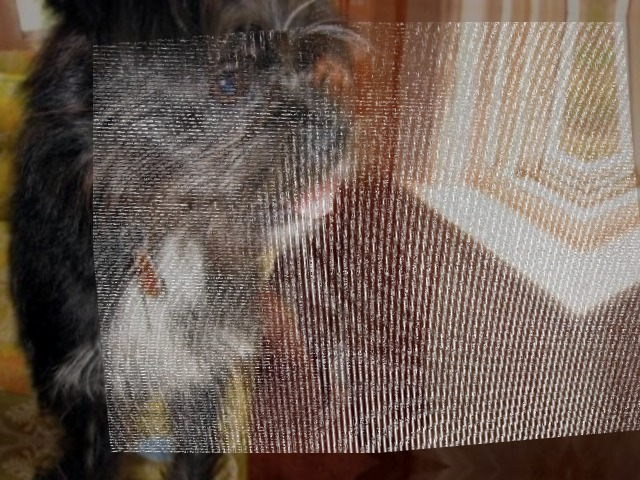
#> input picture Digital Screen Capture Enhancement/DMCI_-main/Code/Dataset/CAT.jpg, 640 x 480 px
$ python main.py
#> lines starting #> are read from the running program, lines starting #| are printed output that depends on the picture
import cv2
import numpy as np

def remove_moire(input_image_path):
    # Load the input image
#> called with input_image_path = 'CAT.jpg'
    input_image = cv2.imread(input_image_path)
#> input_image is the input picture: shape (480, 640, 3); mean B, G, R 85.5, 94.4, 109.4

    # Convert the image to grayscale
    grayscale_image = cv2.cvtColor(input_image, cv2.COLOR_BGR2GRAY)
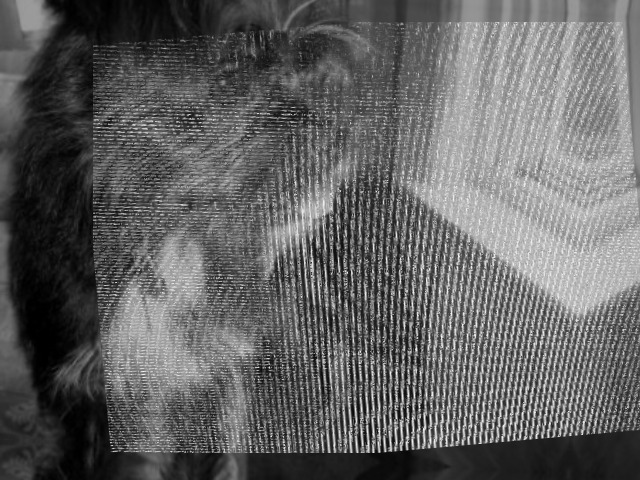
#> grayscale_image: shape (480, 640); min 0, max 248, mean 97.9

    # Apply Gaussian blur to reduce high-frequency details
    blurred_image = cv2.GaussianBlur(grayscale_image, (5, 5), 0)
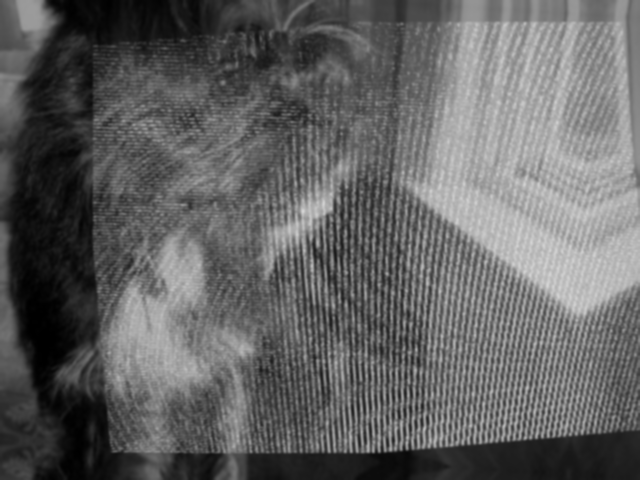
#> blurred_image: shape (480, 640); min 0, max 212, mean 97.9

    # Apply FFT to the blurred image
    f_transform = np.fft.fft2(blurred_image)
    f_transform_shifted = np.fft.fftshift(f_transform)

    # Create a mask to filter out the moiré pattern's frequencies
    mask = np.ones_like(blurred_image)
    mask[200:300, 200:300] = 0  # Adjust these coordinates as needed

    # Apply the mask in the frequency domain
    filtered_f_transform = f_transform_shifted * mask

    # Inverse FFT to get the filtered image
    filtered_image = np.abs(np.fft.ifft2(np.fft.ifftshift(filtered_f_transform)))

    # Normalize the filtered image
    filtered_image = cv2.normalize(filtered_image, None, 0, 255, cv2.NORM_MINMAX).astype(np.uint8)
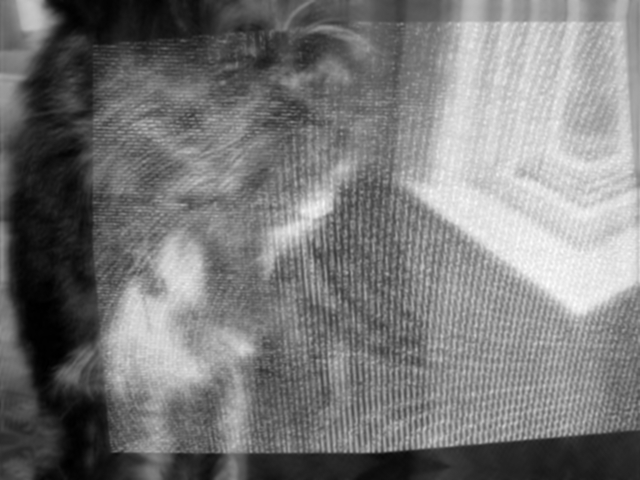
#> filtered_image: shape (480, 640); min 0, max 255, mean 120.6

    return filtered_image

# Specify the path to your input image
input_image_path = 'CAT.jpg'

# Call the remove_moire function to process the image
result_image = remove_moire(input_image_path)

# Display the original and processed images
cv2.imshow('Original Image', cv2.imread(input_image_path))
cv2.imshow('Processed Image', result_image)
cv2.waitKey(0)
cv2.destroyAllWindows()

cv2.imwrite('image_Processed_CAT.jpg',result_image)

$ run again, with Digital Screen Capture Enhancement/DMCI_-main/Code/Dataset/ONE.jpeg copied over Digital Screen Capture Enhancement/DMCI_-main/Code/Dataset/CAT.jpg
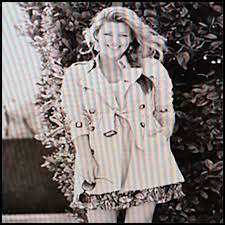
#> input picture Digital Screen Capture Enhancement/DMCI_-main/Code/Dataset/ONE.jpeg, 225 x 225 px
#> in remove_moire, input_image is the input picture: shape (225, 225, 3); mean B, G, R 112.1, 114.3, 122.3
#> in remove_moire, `blurred_image = cv2.GaussianBlur(grayscale_image, (5, 5), 0)`:
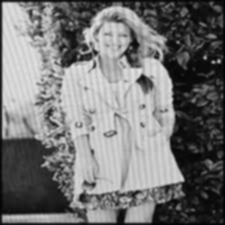
#> blurred_image: shape (225, 225); min 3, max 227, mean 116.6
#> in remove_moire, `filtered_image = cv2.normalize(filtered_image, None, 0, 255, cv2.NORM_..`:
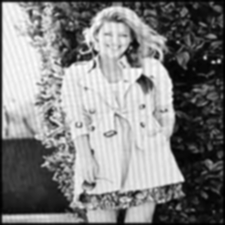
#> filtered_image: shape (225, 225); min 0, max 255, mean 128.8

$ run again, with Digital Screen Capture Enhancement/DMCI_-main/Code/Dataset/TWO.jpeg copied over Digital Screen Capture Enhancement/DMCI_-main/Code/Dataset/CAT.jpg
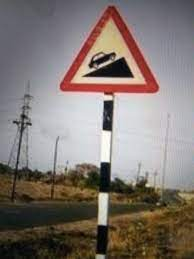
#> input picture Digital Screen Capture Enhancement/DMCI_-main/Code/Dataset/TWO.jpeg, 194 x 259 px
#> in remove_moire, input_image is the input picture: shape (259, 194, 3); mean B, G, R 113.9, 119.2, 129.2
#> in remove_moire, `grayscale_image = cv2.cvtColor(input_image, cv2.COLOR_BGR2GRAY)`:
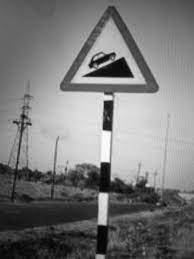
#> grayscale_image: shape (259, 194); min 0, max 254, mean 121.5
